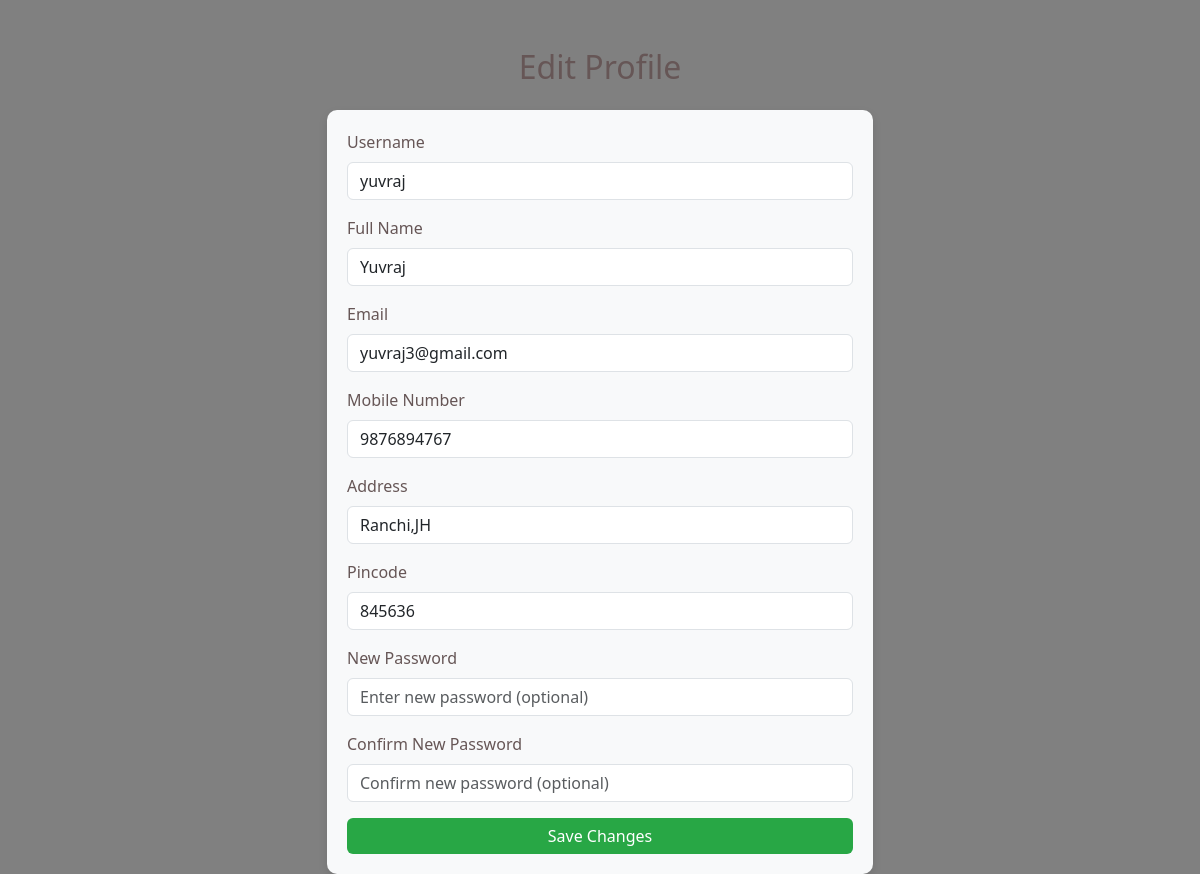
/rcusprofileedit (signed in), run on the app's committed database.
### app.py (models this page shows, shortened)
class Customer(db.Model, UserMixin):
    __tablename__ = 'customer'
    id = db.Column(db.Integer, primary_key=True, autoincrement=True)
    name = db.Column(db.String(150), nullable=False)
    pincode = db.Column(db.Integer, nullable=True)
    address = db.Column(db.String(150), nullable=True)
    username = db.Column(db.String(150), unique=True, nullable=False)
    mobile = db.Column(db.String(15), nullable=True)
    email = db.Column(db.String(150), unique=True, nullable=False)
    password = db.Column(db.String(150), nullable=False)
    block = db.Column(db.Boolean, default=False)

### app.py (the view)
    @app.route("/rcusprofileedit",methods=["GET","POST"])
    @login_required
    def fcusprofileedit():
        return render_template("cusprofile_edit.html", user=current_user)

### app.py (called while the page is built)
@login_manager.user_loader
def load_user(user_id):
    user = db.session.get(Customer, int(user_id))
    if user:
        return user
    user = db.session.get(Admin, int(user_id))
    if user:
        return user
    user = db.session.get(ServiceProfessional, int(user_id))
    return user  # This will return None if no user is found

### templates/cusprofile_edit.html (shortened to what this page needs)
<!DOCTYPE html>
<html lang="en">
<head>
    <link href="https://cdn.jsdelivr.net/npm/bootstrap@5.3.0-alpha3/dist/css/bootstrap.min.css" rel="stylesheet">
    <link rel="stylesheet" href="{{ url_for('static', filename='style.css') }}">
</head>
<body>
    <div class="container mt-5">
        <h2 class="text-center mb-4">Edit Profile</h2>
        <div class="row justify-content-center">
            <div class="col-md-6">
                <form method="POST" action="{{ url_for('fcusprofileupdate') }}" enctype="multipart/form-data">
                    <div class="profile-card">
                        <div class="mb-3">
                            <label for="username" class="form-label">Username</label>
                            <input type="text" class="form-control" id="username" name="username" value="{{ user.username }}" readonly>
                        </div>
                        <div class="mb-3">
                            <label for="name" class="form-label">Full Name</label>
                            <input type="text" class="form-control" id="name" name="name" value="{{ user.name }}" required>
                        </div>
                        <div class="mb-3">
                            <label for="email" class="form-label">Email</label>
                            <input type="email" class="form-control" id="email" name="email" value="{{ user.email }}" required>
                        </div>
                        <div class="mb-3">
                            <label for="mobile" class="form-label">Mobile Number</label>
                            <input type="tel" class="form-control" id="mobile" name="mobile" value="{{ user.mobile }}" required>
                        </div>
                        <div class="mb-3">
                            <label for="address" class="form-label">Address</label>
                            <input type="text" class="form-control" id="address" name="address" value="{{ user.address }}" required>
                        </div>
                        <div class="mb-3">
                            <label for="pincode" class="form-label">Pincode</label>
                            <input type="text" class="form-control" id="pincode" name="pincode" value="{{ user.pincode }}" required>
                        </div>
                        <div class="mb-3">
                            <label for="password" class="form-label">New Password</label>
                            <input type="password" class="form-control" id="password" name="password" placeholder="Enter new password (optional)">
                        </div>
                        <div class="mb-3">
                            <label for="confirm_password" class="form-label">Confirm New Password</label>
                            <input type="password" class="form-control" id="confirm_password" name="confirm_password" placeholder="Confirm new password (optional)">
                        </div>
                        <button type="submit" class="btn btn-save w-100">Save Changes</button>
                    </div>
                </form>
            </div>
        </div>
    </div>
</body>
</html>

### static/style.css (style rules this page uses)
body { background-color: #808080; color: #665656; }

### templates/cusprofile_edit.html (style rules this page uses)
.profile-card { background-color: #f8f9fa; border-radius: 10px; box-shadow: 0 4px 10px rgba(0, 0, 0, 0.1); padding: 20px; }
.btn-save { background-color: #28a745; color: white; border: none; }

### data on the page
Customer: username "yuvraj", name "Yuvraj", email "yuvraj3@gmail.com", mobile "9876894767", address "Ranchi,JH", pincode "845636"
